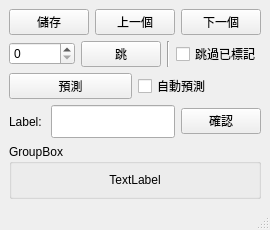
<?xml version="1.0" encoding="UTF-8"?>
<ui version="4.0">
 <class>MainWindow</class>
 <widget class="QMainWindow" name="MainWindow">
  <property name="geometry">
   <rect>
    <x>0</x>
    <y>0</y>
    <width>257</width>
    <height>224</height>
   </rect>
  </property>
  <property name="windowTitle">
   <string>MainWindow</string>
  </property>
  <widget class="QWidget" name="centralwidget">
   <layout class="QVBoxLayout" name="verticalLayout_2">
    <item>
     <layout class="QHBoxLayout" name="horizontalLayout">
      <item>
       <widget class="QPushButton" name="saveBtn">
        <property name="text">
         <string>儲存</string>
        </property>
       </widget>
      </item>
      <item>
       <widget class="QPushButton" name="preBtn">
        <property name="text">
         <string>上一個</string>
        </property>
       </widget>
      </item>
      <item>
       <widget class="QPushButton" name="nextBtn">
        <property name="text">
         <string>下一個</string>
        </property>
       </widget>
      </item>
     </layout>
    </item>
    <item>
     <layout class="QHBoxLayout" name="horizontalLayout_3">
      <item>
       <widget class="QSpinBox" name="jumpSpinBox"/>
      </item>
      <item>
       <widget class="QPushButton" name="jumpBtn">
        <property name="text">
         <string>跳</string>
        </property>
       </widget>
      </item>
      <item>
       <widget class="Line" name="line">
        <property name="orientation">
         <enum>Qt::Vertical</enum>
        </property>
       </widget>
      </item>
      <item>
       <widget class="QCheckBox" name="skipCheckBox">
        <property name="text">
         <string>跳過已標記</string>
        </property>
       </widget>
      </item>
     </layout>
    </item>
    <item>
     <layout class="QHBoxLayout" name="horizontalLayout_4">
      <item>
       <widget class="QPushButton" name="predictBtn">
        <property name="text">
         <string>預測</string>
        </property>
       </widget>
      </item>
      <item>
       <widget class="QCheckBox" name="autoPredictCheckBox">
        <property name="text">
         <string>自動預測</string>
        </property>
       </widget>
      </item>
     </layout>
    </item>
    <item>
     <layout class="QHBoxLayout" name="horizontalLayout_2">
      <item>
       <widget class="QLabel" name="label">
        <property name="text">
         <string>Label: </string>
        </property>
       </widget>
      </item>
      <item>
       <widget class="QLineEdit" name="lableLineEdit">
        <property name="font">
         <font>
          <family>Consolas</family>
          <pointsize>16</pointsize>
          <weight>50</weight>
          <bold>false</bold>
         </font>
        </property>
        <property name="alignment">
         <set>Qt::AlignCenter</set>
        </property>
       </widget>
      </item>
      <item>
       <widget class="QPushButton" name="enterBtn">
        <property name="text">
         <string>確認</string>
        </property>
       </widget>
      </item>
     </layout>
    </item>
    <item>
     <widget class="QGroupBox" name="groupBox">
      <property name="sizePolicy">
       <sizepolicy hsizetype="Preferred" vsizetype="Preferred">
        <horstretch>0</horstretch>
        <verstretch>0</verstretch>
       </sizepolicy>
      </property>
      <property name="title">
       <string>GroupBox</string>
      </property>
      <layout class="QVBoxLayout" name="verticalLayout">
       <item>
        <widget class="QLabel" name="imgLabel">
         <property name="sizePolicy">
          <sizepolicy hsizetype="Expanding" vsizetype="Expanding">
           <horstretch>0</horstretch>
           <verstretch>0</verstretch>
          </sizepolicy>
         </property>
         <property name="text">
          <string>TextLabel</string>
         </property>
         <property name="alignment">
          <set>Qt::AlignCenter</set>
         </property>
        </widget>
       </item>
      </layout>
     </widget>
    </item>
   </layout>
  </widget>
  <widget class="QMenuBar" name="menubar">
   <property name="geometry">
    <rect>
     <x>0</x>
     <y>0</y>
     <width>257</width>
     <height>21</height>
    </rect>
   </property>
  </widget>
  <widget class="QStatusBar" name="statusbar"/>
 </widget>
 <resources/>
 <connections/>
</ui>
